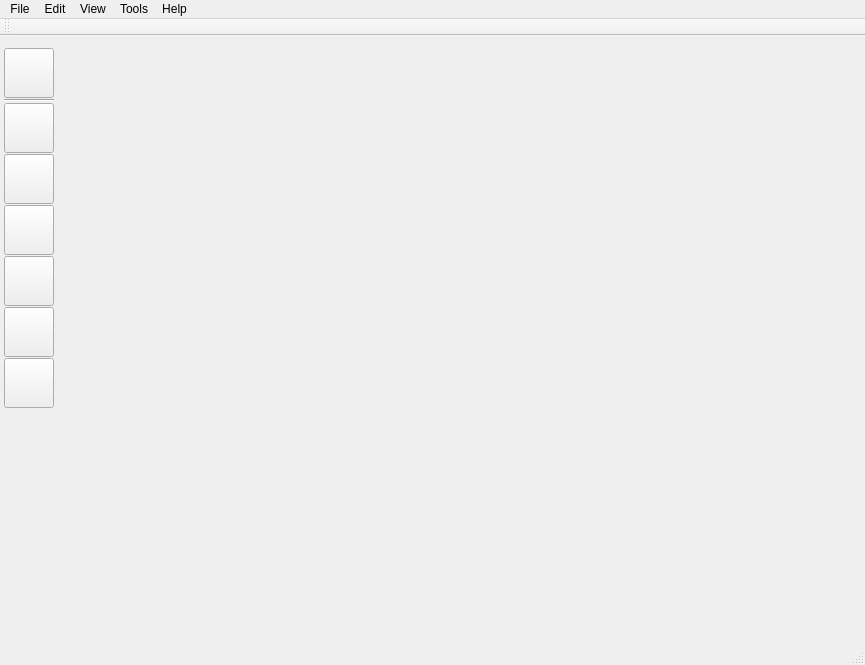
<?xml version="1.0" encoding="UTF-8"?>
<ui version="4.0">
 <class>MainWindow</class>
 <widget class="QMainWindow" name="MainWindow">
  <property name="geometry">
   <rect>
    <x>0</x>
    <y>0</y>
    <width>865</width>
    <height>665</height>
   </rect>
  </property>
  <property name="windowTitle">
   <string>Plotlyst</string>
  </property>
  <widget class="QWidget" name="centralwidget">
   <layout class="QHBoxLayout" name="horizontalLayout">
    <property name="spacing">
     <number>3</number>
    </property>
    <property name="leftMargin">
     <number>2</number>
    </property>
    <property name="topMargin">
     <number>2</number>
    </property>
    <property name="rightMargin">
     <number>2</number>
    </property>
    <property name="bottomMargin">
     <number>0</number>
    </property>
    <item>
     <widget class="QWidget" name="widget" native="true">
      <layout class="QVBoxLayout" name="verticalLayout">
       <property name="spacing">
        <number>1</number>
       </property>
       <property name="leftMargin">
        <number>2</number>
       </property>
       <property name="topMargin">
        <number>0</number>
       </property>
       <property name="rightMargin">
        <number>0</number>
       </property>
       <property name="bottomMargin">
        <number>0</number>
       </property>
       <item>
        <spacer name="verticalSpacer_2">
         <property name="orientation">
          <enum>Qt::Vertical</enum>
         </property>
         <property name="sizeType">
          <enum>QSizePolicy::Preferred</enum>
         </property>
         <property name="sizeHint" stdset="0">
          <size>
           <width>10</width>
           <height>10</height>
          </size>
         </property>
        </spacer>
       </item>
       <item>
        <widget class="QToolButton" name="btnHome">
         <property name="minimumSize">
          <size>
           <width>50</width>
           <height>50</height>
          </size>
         </property>
         <property name="maximumSize">
          <size>
           <width>50</width>
           <height>50</height>
          </size>
         </property>
         <property name="cursor">
          <cursorShape>PointingHandCursor</cursorShape>
         </property>
         <property name="toolTip">
          <string>Home</string>
         </property>
         <property name="text">
          <string/>
         </property>
         <property name="iconSize">
          <size>
           <width>32</width>
           <height>32</height>
          </size>
         </property>
         <property name="checkable">
          <bool>true</bool>
         </property>
         <property name="base" stdset="0">
          <bool>true</bool>
         </property>
         <attribute name="buttonGroup">
          <string notr="true">buttonGroup</string>
         </attribute>
        </widget>
       </item>
       <item>
        <widget class="Line" name="line">
         <property name="orientation">
          <enum>Qt::Horizontal</enum>
         </property>
        </widget>
       </item>
       <item>
        <widget class="QToolButton" name="btnNovel">
         <property name="minimumSize">
          <size>
           <width>50</width>
           <height>50</height>
          </size>
         </property>
         <property name="maximumSize">
          <size>
           <width>50</width>
           <height>50</height>
          </size>
         </property>
         <property name="cursor">
          <cursorShape>PointingHandCursor</cursorShape>
         </property>
         <property name="toolTip">
          <string>Novel</string>
         </property>
         <property name="text">
          <string/>
         </property>
         <property name="iconSize">
          <size>
           <width>32</width>
           <height>32</height>
          </size>
         </property>
         <property name="checkable">
          <bool>true</bool>
         </property>
         <property name="base" stdset="0">
          <bool>true</bool>
         </property>
         <attribute name="buttonGroup">
          <string notr="true">buttonGroup</string>
         </attribute>
        </widget>
       </item>
       <item>
        <widget class="QToolButton" name="btnCharacters">
         <property name="minimumSize">
          <size>
           <width>50</width>
           <height>50</height>
          </size>
         </property>
         <property name="maximumSize">
          <size>
           <width>50</width>
           <height>50</height>
          </size>
         </property>
         <property name="cursor">
          <cursorShape>PointingHandCursor</cursorShape>
         </property>
         <property name="toolTip">
          <string>Characters</string>
         </property>
         <property name="text">
          <string/>
         </property>
         <property name="iconSize">
          <size>
           <width>32</width>
           <height>32</height>
          </size>
         </property>
         <property name="checkable">
          <bool>true</bool>
         </property>
         <property name="base" stdset="0">
          <bool>true</bool>
         </property>
         <attribute name="buttonGroup">
          <string notr="true">buttonGroup</string>
         </attribute>
        </widget>
       </item>
       <item>
        <widget class="QToolButton" name="btnScenes">
         <property name="minimumSize">
          <size>
           <width>50</width>
           <height>50</height>
          </size>
         </property>
         <property name="maximumSize">
          <size>
           <width>50</width>
           <height>50</height>
          </size>
         </property>
         <property name="cursor">
          <cursorShape>PointingHandCursor</cursorShape>
         </property>
         <property name="toolTip">
          <string>Scenes</string>
         </property>
         <property name="text">
          <string/>
         </property>
         <property name="iconSize">
          <size>
           <width>32</width>
           <height>32</height>
          </size>
         </property>
         <property name="checkable">
          <bool>true</bool>
         </property>
         <property name="base" stdset="0">
          <bool>true</bool>
         </property>
         <attribute name="buttonGroup">
          <string notr="true">buttonGroup</string>
         </attribute>
        </widget>
       </item>
       <item>
        <widget class="QToolButton" name="btnLocations">
         <property name="minimumSize">
          <size>
           <width>50</width>
           <height>50</height>
          </size>
         </property>
         <property name="maximumSize">
          <size>
           <width>50</width>
           <height>50</height>
          </size>
         </property>
         <property name="cursor">
          <cursorShape>PointingHandCursor</cursorShape>
         </property>
         <property name="toolTip">
          <string>Locations</string>
         </property>
         <property name="text">
          <string/>
         </property>
         <property name="iconSize">
          <size>
           <width>32</width>
           <height>32</height>
          </size>
         </property>
         <property name="checkable">
          <bool>true</bool>
         </property>
         <property name="base" stdset="0">
          <bool>true</bool>
         </property>
         <attribute name="buttonGroup">
          <string notr="true">buttonGroup</string>
         </attribute>
        </widget>
       </item>
       <item>
        <widget class="QToolButton" name="btnNotes">
         <property name="minimumSize">
          <size>
           <width>50</width>
           <height>50</height>
          </size>
         </property>
         <property name="maximumSize">
          <size>
           <width>50</width>
           <height>50</height>
          </size>
         </property>
         <property name="cursor">
          <cursorShape>PointingHandCursor</cursorShape>
         </property>
         <property name="toolTip">
          <string>Documents</string>
         </property>
         <property name="text">
          <string/>
         </property>
         <property name="iconSize">
          <size>
           <width>32</width>
           <height>32</height>
          </size>
         </property>
         <property name="checkable">
          <bool>true</bool>
         </property>
         <property name="base" stdset="0">
          <bool>true</bool>
         </property>
         <attribute name="buttonGroup">
          <string notr="true">buttonGroup</string>
         </attribute>
        </widget>
       </item>
       <item>
        <widget class="QToolButton" name="btnReport">
         <property name="minimumSize">
          <size>
           <width>50</width>
           <height>50</height>
          </size>
         </property>
         <property name="maximumSize">
          <size>
           <width>50</width>
           <height>50</height>
          </size>
         </property>
         <property name="cursor">
          <cursorShape>PointingHandCursor</cursorShape>
         </property>
         <property name="toolTip">
          <string>Reports</string>
         </property>
         <property name="text">
          <string/>
         </property>
         <property name="iconSize">
          <size>
           <width>32</width>
           <height>32</height>
          </size>
         </property>
         <property name="checkable">
          <bool>true</bool>
         </property>
         <property name="base" stdset="0">
          <bool>true</bool>
         </property>
         <attribute name="buttonGroup">
          <string notr="true">buttonGroup</string>
         </attribute>
        </widget>
       </item>
       <item>
        <spacer name="verticalSpacer">
         <property name="orientation">
          <enum>Qt::Vertical</enum>
         </property>
         <property name="sizeHint" stdset="0">
          <size>
           <width>20</width>
           <height>40</height>
          </size>
         </property>
        </spacer>
       </item>
      </layout>
     </widget>
    </item>
    <item>
     <widget class="QStackedWidget" name="stackedWidget">
      <property name="cursor">
       <cursorShape>ArrowCursor</cursorShape>
      </property>
      <widget class="QWidget" name="pageHome">
       <layout class="QVBoxLayout" name="verticalLayout_2">
        <property name="spacing">
         <number>0</number>
        </property>
        <property name="leftMargin">
         <number>0</number>
        </property>
        <property name="topMargin">
         <number>0</number>
        </property>
        <property name="rightMargin">
         <number>0</number>
        </property>
        <property name="bottomMargin">
         <number>0</number>
        </property>
       </layout>
      </widget>
      <widget class="QWidget" name="pageNovel">
       <layout class="QVBoxLayout" name="verticalLayout_4">
        <property name="spacing">
         <number>0</number>
        </property>
        <property name="leftMargin">
         <number>0</number>
        </property>
        <property name="topMargin">
         <number>0</number>
        </property>
        <property name="rightMargin">
         <number>0</number>
        </property>
        <property name="bottomMargin">
         <number>0</number>
        </property>
       </layout>
      </widget>
      <widget class="QWidget" name="pageCharacters">
       <layout class="QVBoxLayout" name="verticalLayout_5">
        <property name="spacing">
         <number>0</number>
        </property>
        <property name="leftMargin">
         <number>0</number>
        </property>
        <property name="topMargin">
         <number>0</number>
        </property>
        <property name="rightMargin">
         <number>0</number>
        </property>
        <property name="bottomMargin">
         <number>0</number>
        </property>
       </layout>
      </widget>
      <widget class="QWidget" name="pageScenes">
       <layout class="QVBoxLayout" name="verticalLayout_6">
        <property name="spacing">
         <number>0</number>
        </property>
        <property name="leftMargin">
         <number>0</number>
        </property>
        <property name="topMargin">
         <number>0</number>
        </property>
        <property name="rightMargin">
         <number>0</number>
        </property>
        <property name="bottomMargin">
         <number>0</number>
        </property>
       </layout>
      </widget>
      <widget class="QWidget" name="pageLocations">
       <layout class="QVBoxLayout" name="verticalLayout_10">
        <property name="spacing">
         <number>0</number>
        </property>
        <property name="leftMargin">
         <number>0</number>
        </property>
        <property name="topMargin">
         <number>0</number>
        </property>
        <property name="rightMargin">
         <number>0</number>
        </property>
        <property name="bottomMargin">
         <number>0</number>
        </property>
       </layout>
      </widget>
      <widget class="QWidget" name="pageNotes">
       <layout class="QVBoxLayout" name="verticalLayout_8">
        <property name="spacing">
         <number>0</number>
        </property>
        <property name="leftMargin">
         <number>0</number>
        </property>
        <property name="topMargin">
         <number>0</number>
        </property>
        <property name="rightMargin">
         <number>0</number>
        </property>
        <property name="bottomMargin">
         <number>0</number>
        </property>
       </layout>
      </widget>
      <widget class="QWidget" name="pageReports">
       <layout class="QVBoxLayout" name="verticalLayout_3">
        <property name="spacing">
         <number>0</number>
        </property>
        <property name="leftMargin">
         <number>0</number>
        </property>
        <property name="topMargin">
         <number>0</number>
        </property>
        <property name="rightMargin">
         <number>0</number>
        </property>
        <property name="bottomMargin">
         <number>0</number>
        </property>
       </layout>
      </widget>
     </widget>
    </item>
    <item>
     <widget class="QStackedWidget" name="wdgSidebar">
      <property name="minimumSize">
       <size>
        <width>220</width>
        <height>0</height>
       </size>
      </property>
      <property name="maximumSize">
       <size>
        <width>220</width>
        <height>16777215</height>
       </size>
      </property>
      <property name="currentIndex">
       <number>0</number>
      </property>
      <widget class="QWidget" name="pageDocuments"/>
      <widget class="QWidget" name="pageComments">
       <layout class="QVBoxLayout" name="verticalLayout_9">
        <property name="spacing">
         <number>0</number>
        </property>
        <property name="leftMargin">
         <number>0</number>
        </property>
        <property name="topMargin">
         <number>0</number>
        </property>
        <property name="rightMargin">
         <number>0</number>
        </property>
        <property name="bottomMargin">
         <number>0</number>
        </property>
       </layout>
      </widget>
     </widget>
    </item>
    <item>
     <widget class="QWidget" name="wdgDocs" native="true">
      <property name="minimumSize">
       <size>
        <width>20</width>
        <height>0</height>
       </size>
      </property>
      <layout class="QVBoxLayout" name="verticalLayout_7">
       <property name="spacing">
        <number>3</number>
       </property>
       <property name="leftMargin">
        <number>1</number>
       </property>
       <property name="topMargin">
        <number>1</number>
       </property>
       <property name="rightMargin">
        <number>1</number>
       </property>
       <property name="bottomMargin">
        <number>1</number>
       </property>
      </layout>
     </widget>
    </item>
   </layout>
  </widget>
  <widget class="QMenuBar" name="menubar">
   <property name="geometry">
    <rect>
     <x>0</x>
     <y>0</y>
     <width>865</width>
     <height>20</height>
    </rect>
   </property>
   <widget class="QMenu" name="menuFile">
    <property name="title">
     <string>File</string>
    </property>
    <addaction name="actionImportScrivener"/>
    <addaction name="actionRestart"/>
   </widget>
   <widget class="QMenu" name="menuView">
    <property name="title">
     <string>View</string>
    </property>
    <addaction name="actionIncreaseFontSize"/>
    <addaction name="actionDecreaseFontSize"/>
   </widget>
   <widget class="QMenu" name="menuHelp">
    <property name="title">
     <string>Help</string>
    </property>
    <addaction name="actionAbout"/>
   </widget>
   <widget class="QMenu" name="menuEdit">
    <property name="title">
     <string>Edit</string>
    </property>
    <addaction name="actionCut"/>
    <addaction name="actionCopy"/>
    <addaction name="actionPaste"/>
   </widget>
   <widget class="QMenu" name="menuTools">
    <property name="title">
     <string>Tools</string>
    </property>
    <addaction name="actionCharacterTemplateEditor"/>
   </widget>
   <addaction name="menuFile"/>
   <addaction name="menuEdit"/>
   <addaction name="menuView"/>
   <addaction name="menuTools"/>
   <addaction name="menuHelp"/>
  </widget>
  <widget class="QToolBar" name="toolBar">
   <property name="windowTitle">
    <string>toolBar</string>
   </property>
   <attribute name="toolBarArea">
    <enum>TopToolBarArea</enum>
   </attribute>
   <attribute name="toolBarBreak">
    <bool>false</bool>
   </attribute>
  </widget>
  <widget class="QStatusBar" name="statusbar"/>
  <action name="actionRestart">
   <property name="text">
    <string>Restart</string>
   </property>
   <property name="shortcut">
    <string>Ctrl+R</string>
   </property>
  </action>
  <action name="actionAbout">
   <property name="text">
    <string>About</string>
   </property>
  </action>
  <action name="actionIncreaseFontSize">
   <property name="text">
    <string>Increase font size</string>
   </property>
   <property name="shortcut">
    <string>Ctrl++</string>
   </property>
  </action>
  <action name="actionDecreaseFontSize">
   <property name="text">
    <string>Decrease font size</string>
   </property>
   <property name="shortcut">
    <string>Ctrl+-</string>
   </property>
  </action>
  <action name="actionPersist">
   <property name="text">
    <string>Persist</string>
   </property>
  </action>
  <action name="actionImportScrivener">
   <property name="text">
    <string>Import from Scrivener</string>
   </property>
  </action>
  <action name="actionCut">
   <property name="text">
    <string>Cut</string>
   </property>
  </action>
  <action name="actionCopy">
   <property name="text">
    <string>Copy</string>
   </property>
  </action>
  <action name="actionPaste">
   <property name="text">
    <string>Paste</string>
   </property>
  </action>
  <action name="actionDelete">
   <property name="text">
    <string>Delete</string>
   </property>
  </action>
  <action name="actionCharacterTemplateEditor">
   <property name="text">
    <string>Character template editor</string>
   </property>
  </action>
 </widget>
 <resources/>
 <connections/>
 <buttongroups>
  <buttongroup name="buttonGroup"/>
 </buttongroups>
</ui>
